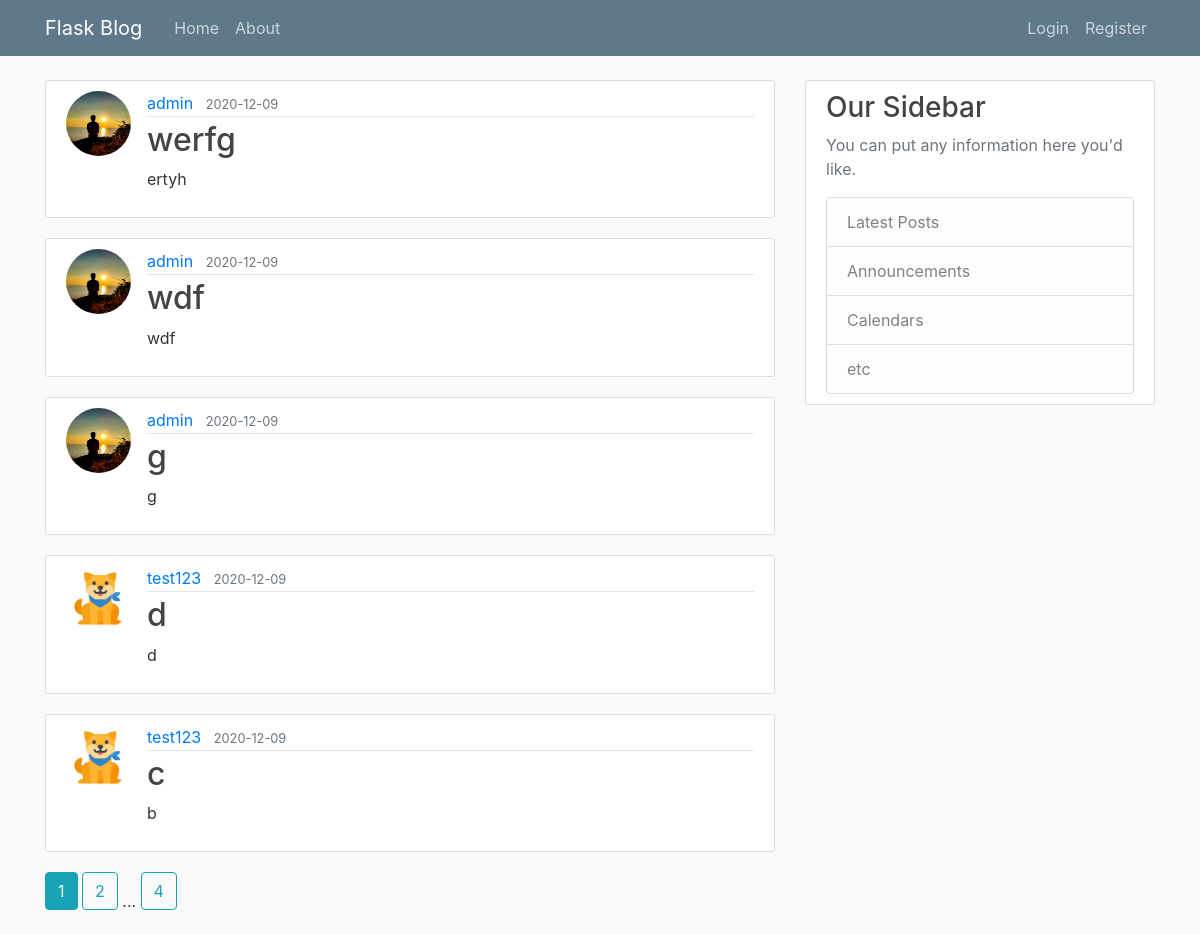
Page /home on the earlier database version.
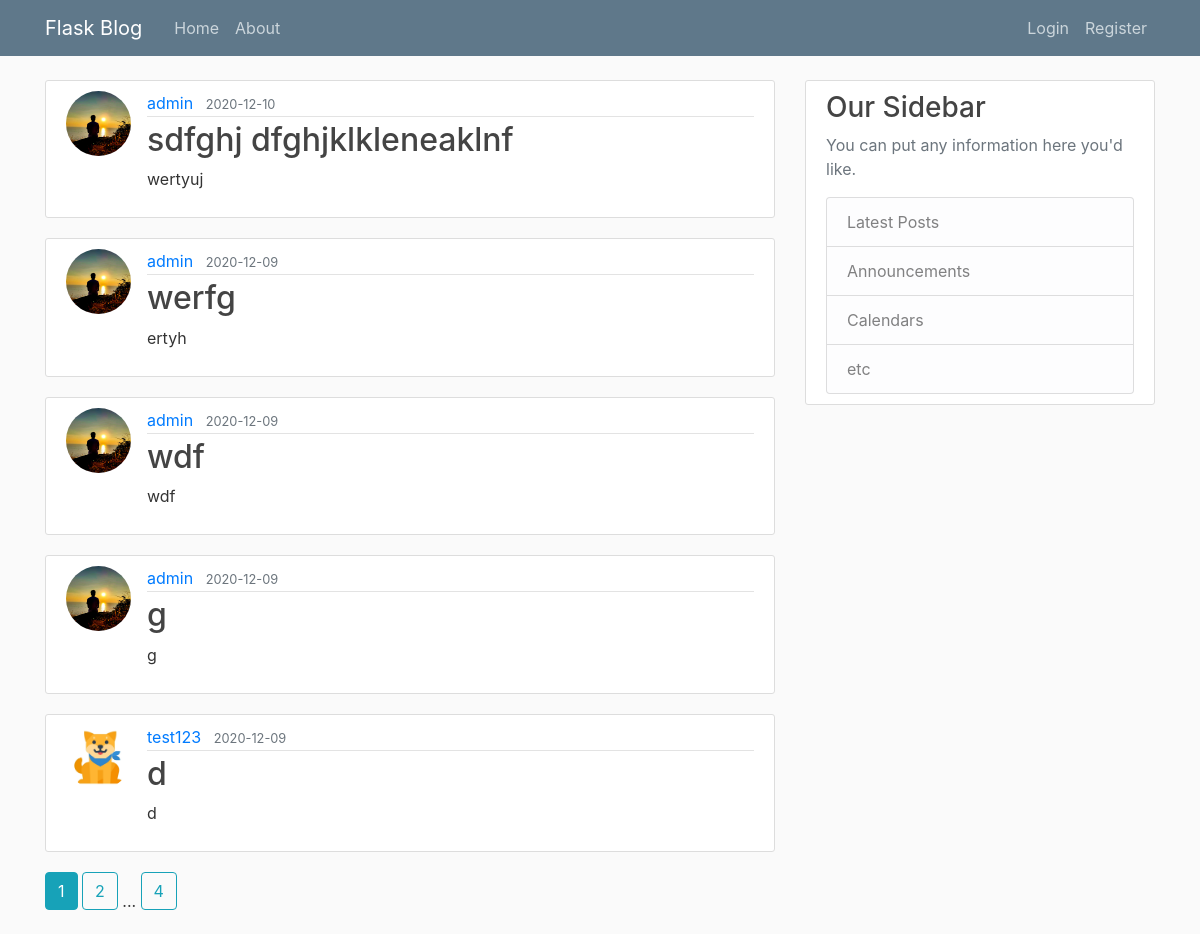
Same page on the later database version.
### app/models.py (models this page shows, shortened)
class Post(db.Model):
    id = db.Column(db.Integer, primary_key=True)
    title = db.Column(db.String(100), nullable=False)
    date_posted = db.Column(db.DateTime, nullable=False, default=datetime.utcnow)
    content = db.Column(db.Text, nullable=False)
    user_id = db.Column(db.Integer, db.ForeignKey("user.id"), nullable=False)

class User(db.Model, UserMixin):
    id = db.Column(db.Integer, primary_key=True)
    username = db.Column(db.String(20), unique=True, nullable=False)
    email = db.Column(db.String(100), unique=True, nullable=False)
    img = db.Column(db.String(20), nullable=False, default='default.jpg')
    password = db.Column(db.String(60), nullable=False)
    posts = db.relationship("Post", backref="author", lazy=True)

### app/main/routes.py (the view)
@main.route('/')
@main.route('/home')
def home():
    page = request.args.get("page", 1, type=int)
    posts = Post.query.order_by(Post.date_posted.desc()).paginate(page=page, per_page=5)
    return render_template("home.html", posts=posts)

### app/templates/home.html
{% extends "layout.html" %}
{% block content %}
    {% for post in posts.items %}
        <article class="media content-section">
            <img class="rounded-circle article-img" src="{{ url_for("static", filename="profile_pics/"+post.author.img) }}">
            <div class="media-body">
                <div class="article-metadata">
                    <a class="mr-2" href="{{ url_for("users.user_posts", username=post.author.username) }}">{{ post.author.username }}</a>
                    <small class="text-muted">{{ post.date_posted.strftime("%Y-%m-%d") }}</small>
                </div>
                <h2><a class="article-title" href="{{ url_for("posts.post", post_id=post.id) }}">{{ post.title }}</a></h2>
                <p class="article-content">{{ post.content }}</p>
            </div>
        </article>
    {% endfor %}
    {% for page_num in posts.iter_pages(left_edge=1, right_edge=1, left_current=2, right_current=2) %}
        {% if page_num %}
            {% if posts.page==page_num %}
                <a class="btn btn-info mb-4" href="{{ url_for("main.home", page=page_num) }}" >{{ page_num }}</a>
            {% else %}
                <a class="btn btn-outline-info mb-4" href="{{ url_for("main.home", page=page_num) }}" >{{ page_num }}</a>
            {% endif%}
        {% else %}
            ...
        {% endif %}
    {% endfor %}
{% endblock content %}

Differences in the rows shown:
no longer on this page (row unchanged): Post: img (placeholder picture), author.username "test123", date_posted "2020-12-09", title "c", content "b"
added Post: img (picture), author.username "admin", date_posted "2020-12-10", title "sdfghj dfghjklkleneaklnf", content "wertyuj"
